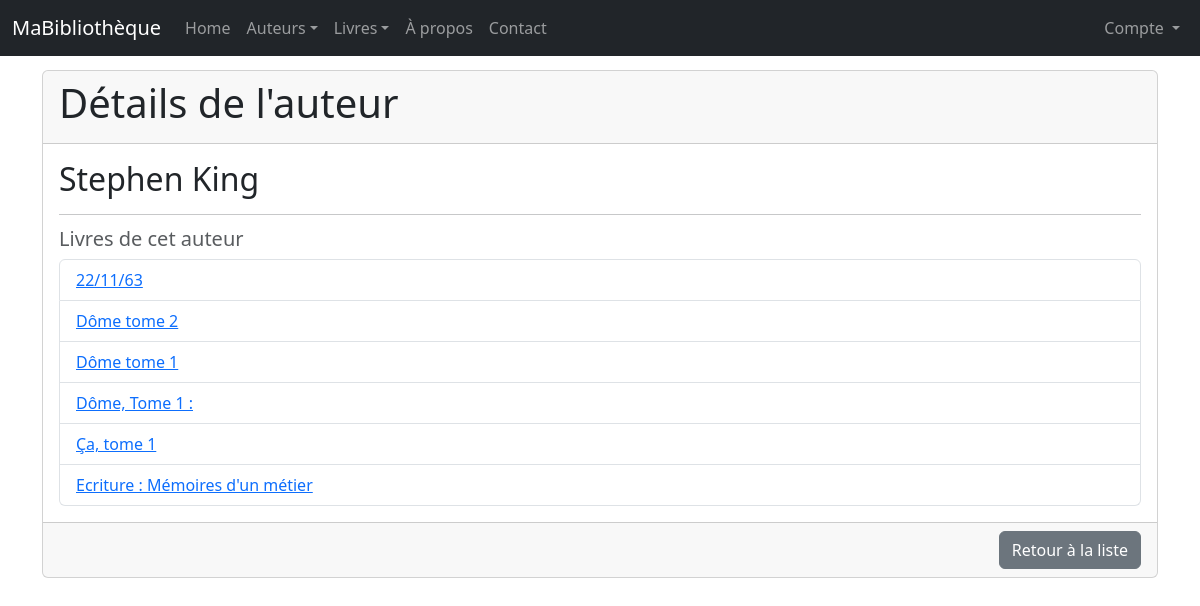
Page /auteurs/10/view/ on the committed database.
### monApp/models.py (models this page shows, shortened)
class Auteur(db.Model):
    idA = db.Column( db.Integer, primary_key=True )
    Nom = db.Column( db.String(100) )

class Livre(db.Model):
    idL = db.Column( db.Integer, primary_key=True )
    Prix = db.Column( db.Float )
    Titre = db.Column( db.String(255) )
    Url = db.Column( db.String(255) )
    Img = db.Column( db.String(255) )
    auteur_id = db.Column (db.Integer , db.ForeignKey ("auteur.idA") )
    auteur = db.relationship ("Auteur", backref =db.backref ("livres", lazy="dynamic") )

### monApp/views.py (the view)
@app.route('/auteurs/<idA>/view/')
def viewAuteur(idA):
    unAuteur = Auteur.query.get(idA)
    unForm = FormAuteur (idA=unAuteur.idA , Nom=unAuteur.Nom)
    return render_template("auteur_view.html",selectedAuteur=unAuteur, viewForm=unForm)

### monApp/templates/auteur_view.html
{% extends "base.html" %}
{% block main %}
<div class="card">
    <div class="card-header">
        <h1>Détails de l'auteur</h1>
    </div>
    <div class="card-body">
        <h2 class="card-title">{{ selectedAuteur.Nom }}</h2>
        <hr>
        <h5 class="card-subtitle mb-2 text-muted">Livres de cet auteur</h5>
        {% if selectedAuteur.livres.count() > 0 %}
            <ul class="list-group">
                {% for livre in selectedAuteur.livres %}
                    <li class="list-group-item">
                        <a href="{{ url_for('viewLivre', idL=livre.idL) }}">{{ livre.Titre }}</a>
                    </li>
                {% endfor %}
            </ul>
        {% else %}
            <p>Aucun livre n'est associé à cet auteur pour le moment.</p>
        {% endif %}
    </div>
    <div class="card-footer text-end">
        <a href="{{ url_for('getAuteurs') }}" class="btn btn-secondary">Retour à la liste</a>
    </div>
</div>
{% endblock %}

### monApp/static/style.css (style rules this page uses)
h1 { color : red; }
body { font-family: sans - serif; }

### rows in the picture
Auteur: Nom "Stephen King"
Livre: Titre "22/11/63"
Livre: Titre "Dôme tome 2"
Livre: Titre "Dôme tome 1"
Livre: Titre "Dôme, Tome 1 :"
Livre: Titre "Ça, tome 1"
Livre: Titre "Ecriture : Mémoires d'un métier"
